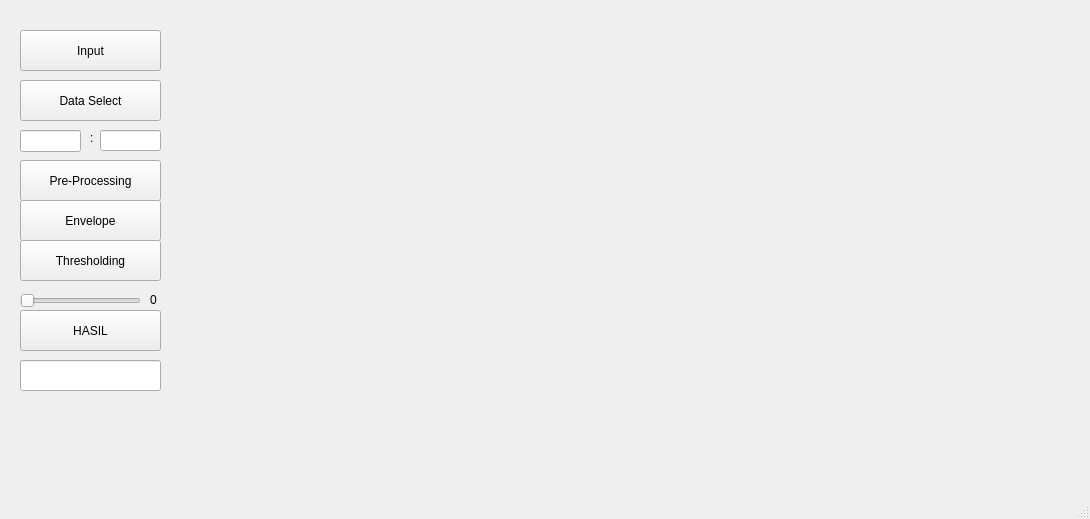
<?xml version="1.0" encoding="UTF-8"?>
<ui version="4.0">
 <class>MainWindow</class>
 <widget class="QMainWindow" name="MainWindow">
  <property name="geometry">
   <rect>
    <x>0</x>
    <y>0</y>
    <width>1090</width>
    <height>519</height>
   </rect>
  </property>
  <property name="windowTitle">
   <string>MainWindow</string>
  </property>
  <widget class="QWidget" name="centralwidget">
   <widget class="plot" name="widget" native="true">
    <property name="geometry">
     <rect>
      <x>210</x>
      <y>10</y>
      <width>861</width>
      <height>431</height>
     </rect>
    </property>
   </widget>
   <widget class="QPushButton" name="pushButton">
    <property name="geometry">
     <rect>
      <x>20</x>
      <y>30</y>
      <width>141</width>
      <height>41</height>
     </rect>
    </property>
    <property name="text">
     <string>Input</string>
    </property>
   </widget>
   <widget class="QPushButton" name="pushButton_2">
    <property name="geometry">
     <rect>
      <x>20</x>
      <y>80</y>
      <width>141</width>
      <height>41</height>
     </rect>
    </property>
    <property name="text">
     <string>Data Select</string>
    </property>
   </widget>
   <widget class="QLineEdit" name="lineEdit">
    <property name="geometry">
     <rect>
      <x>20</x>
      <y>130</y>
      <width>61</width>
      <height>22</height>
     </rect>
    </property>
    <property name="inputMask">
     <string/>
    </property>
   </widget>
   <widget class="QLineEdit" name="lineEdit_2">
    <property name="geometry">
     <rect>
      <x>100</x>
      <y>130</y>
      <width>61</width>
      <height>21</height>
     </rect>
    </property>
   </widget>
   <widget class="QLabel" name="label">
    <property name="geometry">
     <rect>
      <x>90</x>
      <y>130</y>
      <width>16</width>
      <height>16</height>
     </rect>
    </property>
    <property name="text">
     <string>:</string>
    </property>
   </widget>
   <widget class="QPushButton" name="pushButton_3">
    <property name="geometry">
     <rect>
      <x>20</x>
      <y>160</y>
      <width>141</width>
      <height>41</height>
     </rect>
    </property>
    <property name="text">
     <string>Pre-Processing</string>
    </property>
   </widget>
   <widget class="QPushButton" name="pushButton_4">
    <property name="geometry">
     <rect>
      <x>20</x>
      <y>240</y>
      <width>141</width>
      <height>41</height>
     </rect>
    </property>
    <property name="text">
     <string>Thresholding</string>
    </property>
   </widget>
   <widget class="QSlider" name="horizontalSlider">
    <property name="geometry">
     <rect>
      <x>20</x>
      <y>290</y>
      <width>121</width>
      <height>22</height>
     </rect>
    </property>
    <property name="maximum">
     <number>100</number>
    </property>
    <property name="orientation">
     <enum>Qt::Horizontal</enum>
    </property>
   </widget>
   <widget class="QLabel" name="label_2">
    <property name="geometry">
     <rect>
      <x>150</x>
      <y>290</y>
      <width>31</width>
      <height>20</height>
     </rect>
    </property>
    <property name="text">
     <string>0</string>
    </property>
   </widget>
   <widget class="QPushButton" name="pushButton_5">
    <property name="geometry">
     <rect>
      <x>20</x>
      <y>310</y>
      <width>141</width>
      <height>41</height>
     </rect>
    </property>
    <property name="text">
     <string>HASIL</string>
    </property>
   </widget>
   <widget class="QLineEdit" name="lineEdit_3">
    <property name="geometry">
     <rect>
      <x>20</x>
      <y>360</y>
      <width>141</width>
      <height>31</height>
     </rect>
    </property>
   </widget>
   <widget class="QPushButton" name="pushButton_6">
    <property name="geometry">
     <rect>
      <x>20</x>
      <y>200</y>
      <width>141</width>
      <height>41</height>
     </rect>
    </property>
    <property name="text">
     <string>Envelope</string>
    </property>
   </widget>
  </widget>
  <widget class="QMenuBar" name="menubar">
   <property name="geometry">
    <rect>
     <x>0</x>
     <y>0</y>
     <width>1090</width>
     <height>26</height>
    </rect>
   </property>
  </widget>
  <widget class="QStatusBar" name="statusbar"/>
 </widget>
 <customwidgets>
  <customwidget>
   <class>plot</class>
   <extends>QWidget</extends>
   <header location="global">plot.h</header>
   <container>1</container>
  </customwidget>
 </customwidgets>
 <resources/>
 <connections/>
</ui>
